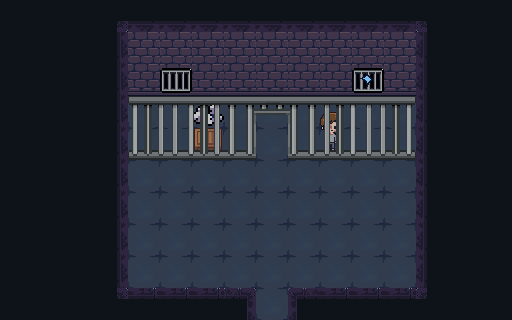

Tiled map render using the project's own tile images. Description and the map definition, with tile-layer contents summarised, below:
An orthogonal 16x10 tile map with 32x32 px tiles, 7 tile layers (Wall, Ventilation, Ground, Block, ...) and 50 objects (2x jail_door, 2x Ritual_Chamber.tmx, 2x player_spawn, holding_skull, holding_special, ...).

<map version="1.10" tiledversion="1.12.0" orientation="orthogonal" renderorder="right-down" width="16" height="10" tilewidth="32" tileheight="32" infinite="0" nextlayerid="26" nextobjectid="139">
 <tileset firstgid="1" source="wallfloor.tsx" />
 <layer id="1" name="Wall" width="16" height="10" locked="1">
  <data>[160 cells, 105 non-empty, 13 distinct tile ids]</data>
 </layer>
 <objectgroup id="25" name="ExaminePoints" locked="1">
  <object id="136" name="holding_skull" x="192.453" y="100.734" width="34.1007" height="28.6132" />
  <object id="137" name="holding_special" x="349.238" y="70.1611" width="39.1962" height="28.2212" />
  <object id="138" name="holding_prisoner" x="320" y="127.875" width="32.75" height="27" />
 </objectgroup>
 <layer id="24" name="Ventilation" width="16" height="10" locked="1">
  <data>[160 cells, 2 non-empty, 1 distinct tile ids]</data>
 </layer>
 <layer id="2" name="Ground" width="16" height="10" locked="1">
  <data>[160 cells, 55 non-empty, 1 distinct tile ids]</data>
 </layer>
 <layer id="24" name="Block" width="16" height="10" locked="1">
  <data>[160 cells, 2 non-empty, 2 distinct tile ids]</data>
 </layer>
 <layer id="23" name="Prisoner" width="16" height="10" locked="1">
  <data>[160 cells, 2 non-empty, 2 distinct tile ids]</data>
 </layer>
 <layer id="3" name="Jail" width="16" height="10" locked="1">
  <data>[160 cells, 5 non-empty, 5 distinct tile ids]</data>
 </layer>
 <objectgroup id="16" name="Door" locked="1">
  <object id="80" name="jail_door" gid="210" x="256" y="128" width="32" height="32">
   <properties>
    <property name="isOpen" type="bool" value="false" />
   </properties>
  </object>
  <object id="81" name="jail_door" gid="190" x="256" y="96" width="32" height="32">
   <properties>
    <property name="isOpen" type="bool" value="false" />
   </properties>
  </object>
 </objectgroup>
 <objectgroup id="15" name="Switch" locked="1">
  <object id="77" gid="126" x="128" y="256" width="32" height="32">
   <properties>
    <property name="color" value="blue" />
    <property name="isPulled" type="bool" value="false" />
    <property name="otherTileID" type="int" value="127" />
    <property name="targetColor" value="blue" />
    <property name="type" value="lever" />
   </properties>
  </object>
  <object id="79" gid="128" x="320" y="160" width="32" height="32">
   <properties>
    <property name="isPulled" type="bool" value="false" />
    <property name="otherTileID" type="int" value="129" />
    <property name="targetName" value="jail_door" />
    <property name="type" value="door_lever" />
   </properties>
  </object>
  <object id="98" gid="148" x="160" y="256" width="32" height="32">
   <properties>
    <property name="color" value="white" />
    <property name="isPulled" type="bool" value="false" />
    <property name="otherTileID" type="int" value="149" />
    <property name="targetColor" value="white" />
    <property name="type" value="lever" />
   </properties>
  </object>
 </objectgroup>
 <objectgroup id="14" name="Spikes" locked="1">
  <object id="34" gid="171" x="588.5" y="203.5" width="32" height="32" />
  <object id="35" gid="171" x="583" y="246" width="32" height="32" />
  <object id="64" gid="169" x="224" y="224" width="32" height="32">
   <properties>
    <property name="downTileID" type="int" value="168" />
    <property name="isUp" type="bool" value="true" />
    <property name="type" value="black" />
    <property name="upTileID" type="int" value="169" />
   </properties>
  </object>
  <object id="67" gid="145" x="224" y="160" width="32" height="32">
   <properties>
    <property name="downTileID" type="int" value="125" />
    <property name="isUp" type="bool" value="true" />
    <property name="type" value="blue" />
    <property name="upTileID" type="int" value="145" />
   </properties>
  </object>
  <object id="68" gid="167" x="192" y="160" width="32" height="32">
   <properties>
    <property name="downTileID" type="int" value="166" />
    <property name="isUp" type="bool" value="true" />
    <property name="type" value="white" />
    <property name="upTileID" type="int" value="167" />
   </properties>
  </object>
  <object id="74" gid="168" x="320" y="224" width="32" height="32">
   <properties>
    <property name="downTileID" type="int" value="168" />
    <property name="isUp" type="bool" value="false" />
    <property name="type" value="black" />
    <property name="upTileID" type="int" value="169" />
   </properties>
  </object>
  <object id="113" gid="169" x="192" y="192" width="32" height="32">
   <properties>
    <property name="downTileID" type="int" value="168" />
    <property name="isUp" type="bool" value="true" />
    <property name="type" value="black" />
    <property name="upTileID" type="int" value="169" />
   </properties>
  </object>
  <object id="114" gid="169" x="160" y="160" width="32" height="32">
   <properties>
    <property name="downTileID" type="int" value="168" />
    <property name="isUp" type="bool" value="true" />
    <property name="type" value="black" />
    <property name="upTileID" type="int" value="169" />
   </properties>
  </object>
  <object id="115" gid="169" x="256" y="160" width="32" height="32">
   <properties>
    <property name="downTileID" type="int" value="168" />
    <property name="isUp" type="bool" value="true" />
    <property name="type" value="black" />
    <property name="upTileID" type="int" value="169" />
   </properties>
  </object>
  <object id="116" gid="169" x="256" y="224" width="32" height="32">
   <properties>
    <property name="downTileID" type="int" value="168" />
    <property name="isUp" type="bool" value="true" />
    <property name="type" value="black" />
    <property name="upTileID" type="int" value="169" />
   </properties>
  </object>
  <object id="117" gid="169" x="288" y="224" width="32" height="32">
   <properties>
    <property name="downTileID" type="int" value="168" />
    <property name="isUp" type="bool" value="true" />
    <property name="type" value="black" />
    <property name="upTileID" type="int" value="169" />
   </properties>
  </object>
  <object id="118" gid="169" x="352" y="224" width="32" height="32">
   <properties>
    <property name="downTileID" type="int" value="168" />
    <property name="isUp" type="bool" value="true" />
    <property name="type" value="black" />
    <property name="upTileID" type="int" value="169" />
   </properties>
  </object>
  <object id="120" gid="169" x="384" y="192" width="32" height="32">
   <properties>
    <property name="downTileID" type="int" value="168" />
    <property name="isUp" type="bool" value="true" />
    <property name="type" value="black" />
    <property name="upTileID" type="int" value="169" />
   </properties>
  </object>
  </objectgroup>
 <objectgroup id="5" name="Ritual_Chamber" locked="1">
  <!-- 1 objects omitted --></objectgroup>
 <objectgroup id="18" name="Player_Spawn" locked="1">
  <!-- 2 objects omitted --></objectgroup>
 <objectgroup id="25" name="Prisoner_Interact" locked="1">
  <!-- 1 objects omitted --></objectgroup>
 <objectgroup id="6" name="Jail_Collision" locked="1">
  <!-- 4 objects omitted --></objectgroup>
 <objectgroup id="8" name="Wall_Collision" locked="1">
  <!-- 9 objects omitted --></objectgroup>
 <objectgroup id="7" name="Jail_Door_Collision" locked="1">
  <!-- 1 objects omitted --></objectgroup>
 <objectgroup id="9" name="SpawnPoints" locked="1">
  <!-- 1 objects omitted --></objectgroup>
 <layer id="20" name="Overhead" width="16" height="10" locked="1">
  <data>[160 cells, 14 non-empty, 14 distinct tile ids]</data>
 </layer>
</map>
<!-- 29 of 50 objects omitted -->
